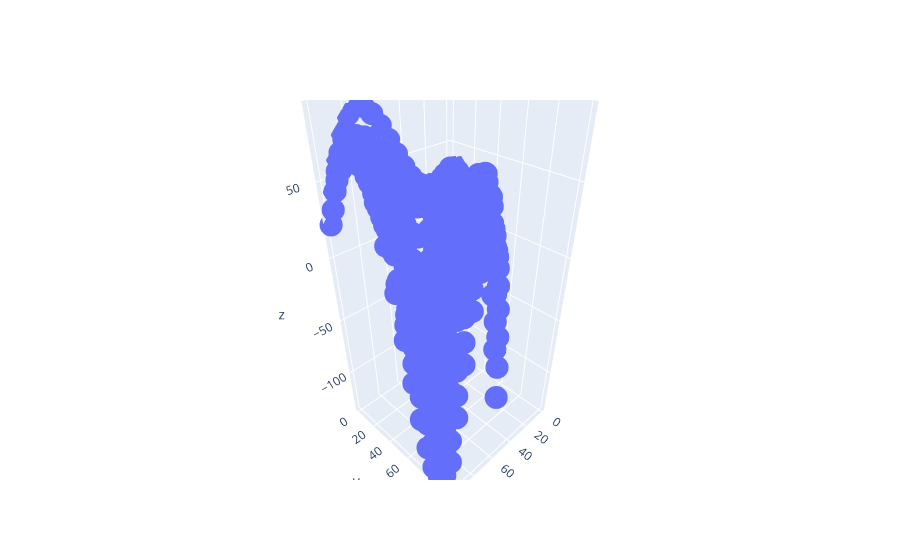

Write notebook code for a chart like this one.
### Code cell
# kernel = gpytorch.kernels.MaternKernel(nu=0.5, ard_num_dims = 2)
# prediction = gpytorchOptimize(X, z, kernel)
x, y = torch.meshgrid(torch.linspace(0, 100, 20), torch.linspace(0, 100, 20), indexing="ij")
X = train_x = torch.cat((
    x.contiguous().view(x.numel(), 1),
    y.contiguous().view(y.numel(), 1)),
    dim=1
)
print(X)
def f(x1, x2):
    return (-x2+47)*np.sin(np.sqrt(x2+x1/2+47))-x1*np.sin(np.sqrt(x1-x2+47))
xResult = []
yResult = []
z =[]
for item in X:
    x = item[0].item()
    y = item[1].item()
    xResult.append(item[0].item())
    yResult.append(item[1].item())
    z.append(f(x, y))
    
# fig = go.Figure(data = go.Scatter3d(x = np.array(xResult), y = np.array(yResult), z = prediction, mode = "markers"))
# fig.show()

fig2 = go.Figure(data = go.Scatter3d(x = np.array(xResult), y = np.array(yResult), z = np.array(z), mode = "markers"))
fig2.show()

### Figure 1 — Plotly figure (JSON) as saved in the notebook; plotly's stock layout.template omitted (floating-point values rounded to 4 significant figures; data arrays with more than 128 entries replaced by an {"elided": "..."} marker saying what was removed)
{"data": [{"mode": "markers", "type": "scatter3d", "x": {"elided": "400 float values"}, "y": {"elided": "400 float values"}, "z": {"elided": "400 float values"}}], "layout": {}}
